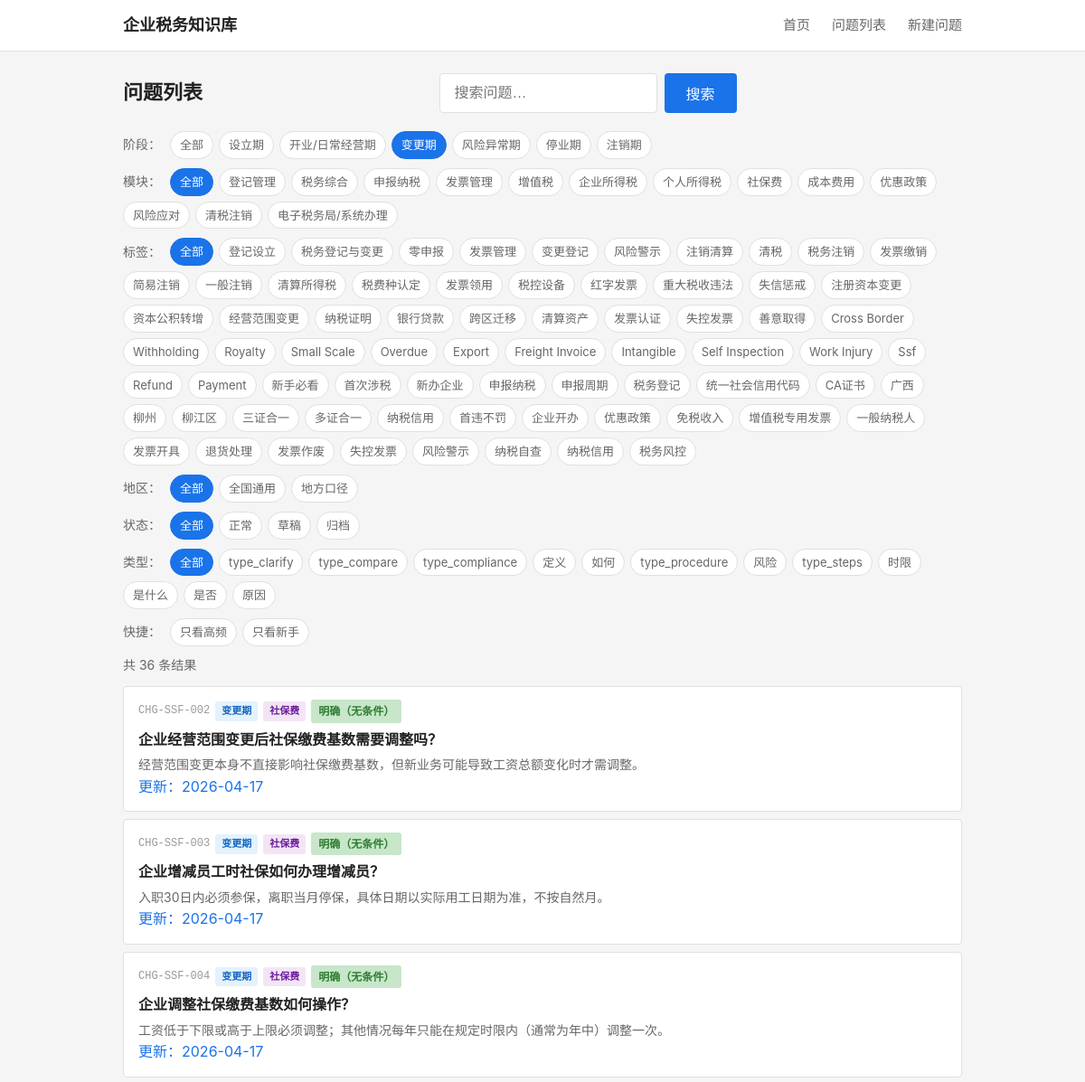
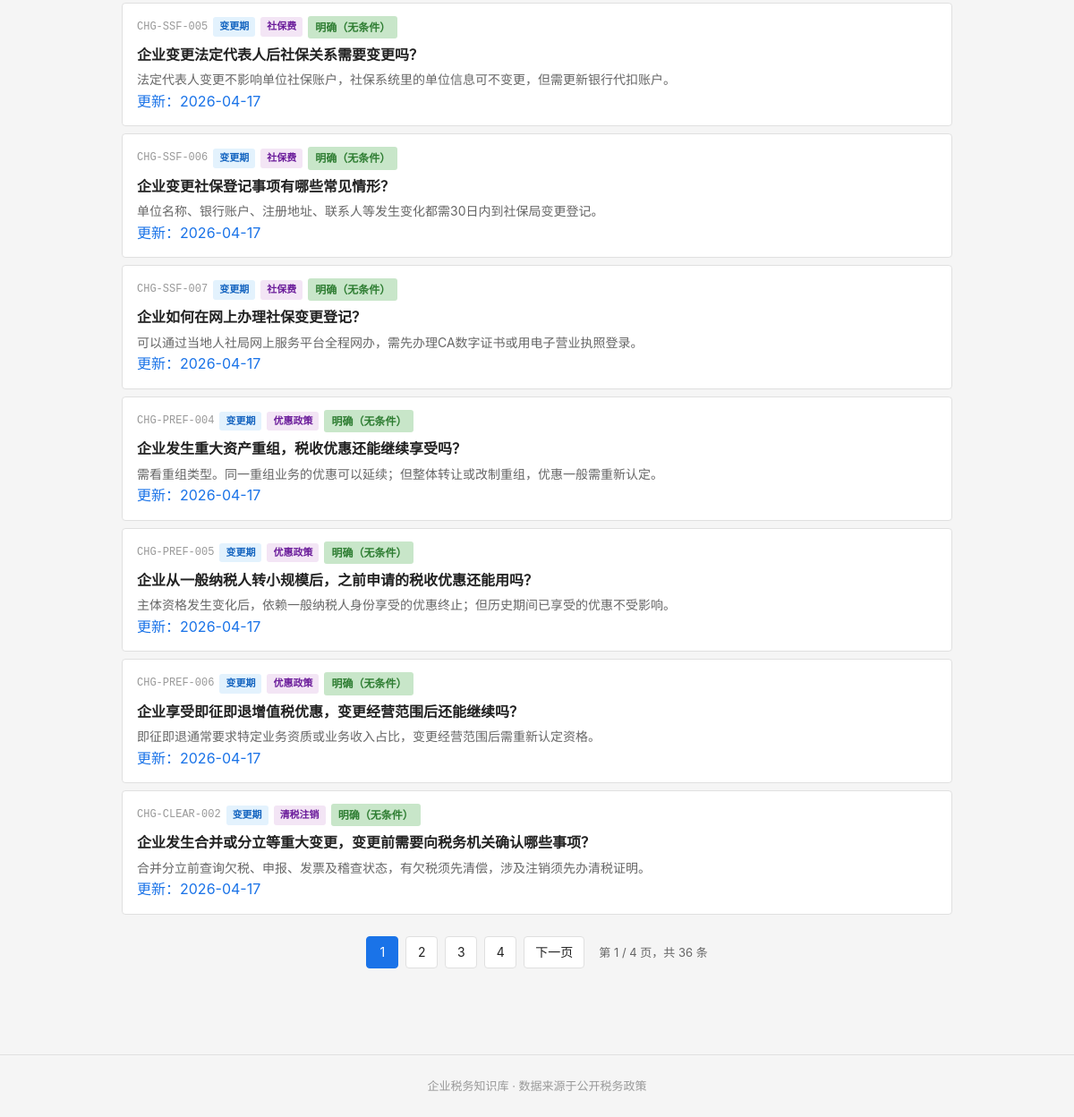
Page /questions?stage=CHG on the earlier database version (2 pictures, top to bottom).
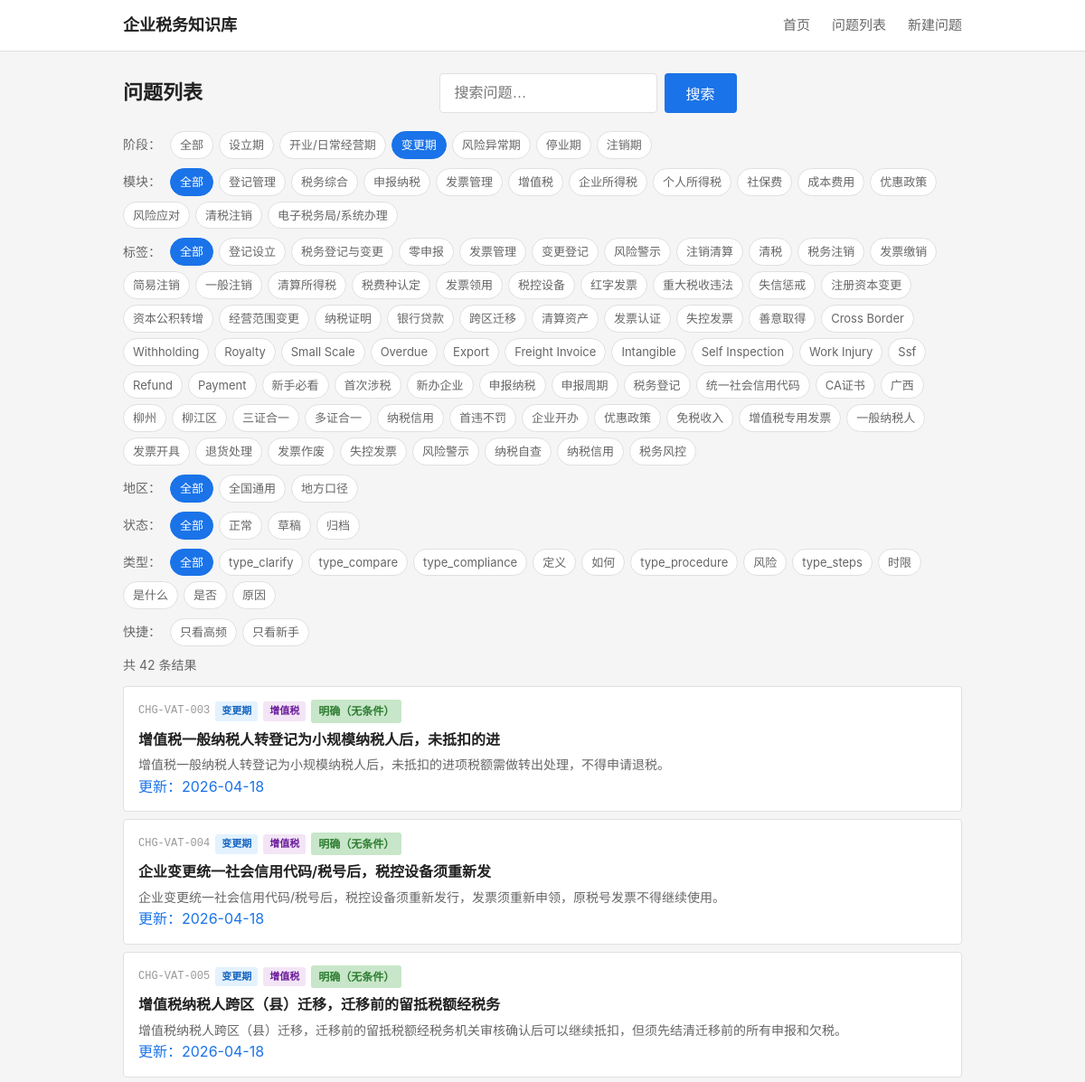
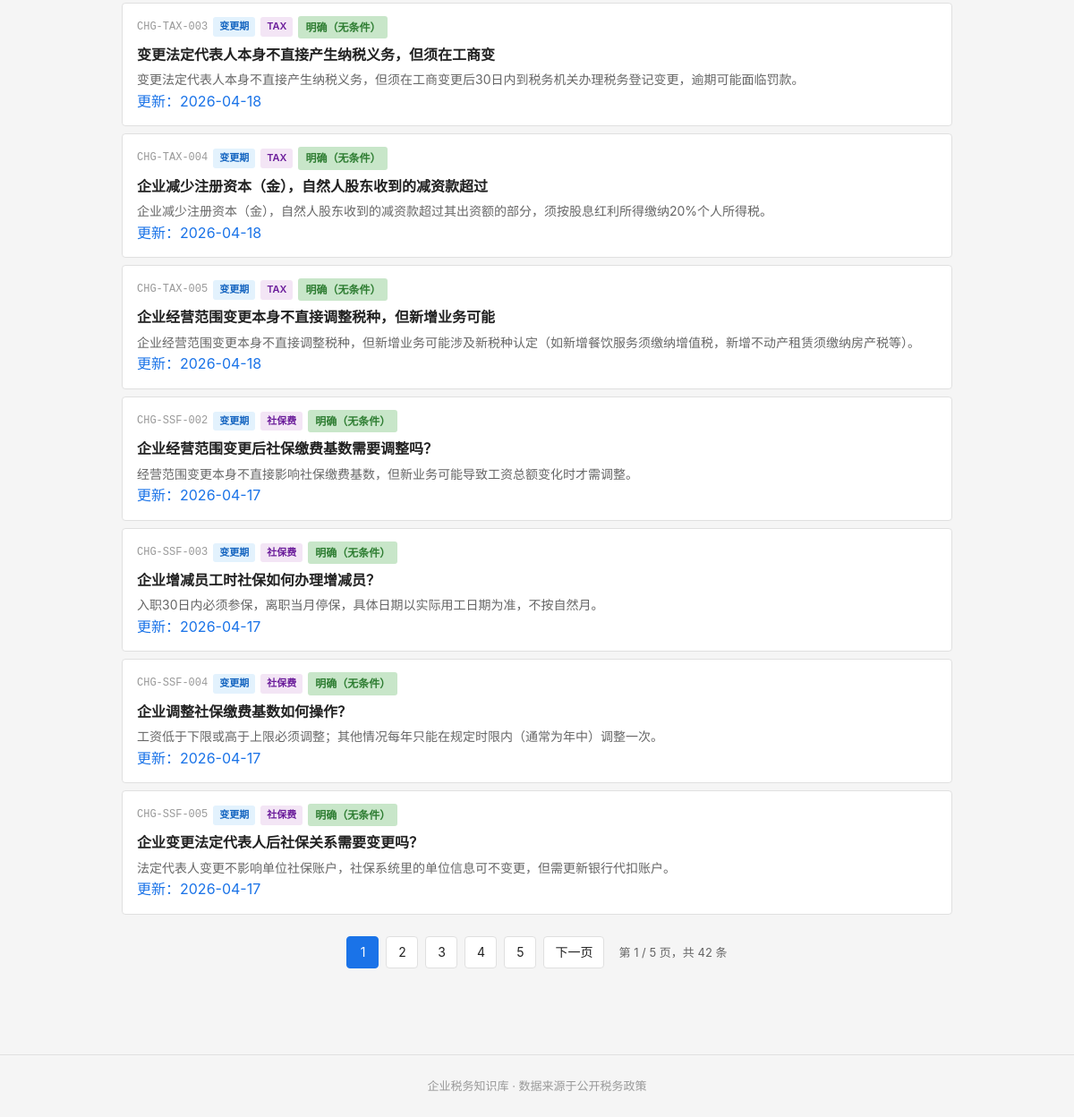
Same page on the later database version (2 pictures, top to bottom).
### tables this page shows
CREATE TABLE tag_dict (
    id              INTEGER PRIMARY KEY AUTOINCREMENT,
    tag_code        TEXT NOT NULL UNIQUE,
    tag_name        TEXT NOT NULL,
    tag_category    TEXT,
    parent_id       INTEGER,
    display_order   INTEGER NOT NULL DEFAULT 1,
    status          TEXT NOT NULL DEFAULT 'active',

    FOREIGN KEY (parent_id) REFERENCES tag_dict(id) ON DELETE SET NULL
);

CREATE TABLE question_master (
    id              INTEGER PRIMARY KEY AUTOINCREMENT,
    question_code   TEXT NOT NULL UNIQUE,
    question_title  TEXT NOT NULL,
    question_plain  TEXT NOT NULL,

    -- 分类
    stage_code      TEXT NOT NULL,
    module_code     TEXT NOT NULL,
    question_type   TEXT NOT NULL,

    -- 答案
    one_line_answer TEXT NOT NULL,
    detailed_answer TEXT,
    core_definition TEXT,

    -- 条件与边界
    applicable_conditions TEXT,
    exceptions_boundary   TEXT,

    -- 实务
    practical_steps TEXT,
    risk_warning    TEXT,

    -- 适用范围
    scope_level     TEXT NOT NULL DEFAULT 'scope_national',
    local_region    TEXT,

    -- 确定性
    answer_certainty TEXT NOT NULL DEFAULT 'certain_clear',

    -- 元数据
    keywords        TEXT,
    high_frequency_flag INTEGER NOT NULL DEFAULT 0,
    newbie_flag     INTEGER NOT NULL DEFAULT 0,

    -- 版本管理
    status          TEXT NOT NULL DEFAULT 'draft',
    version_no      INTEGER NOT NULL DEFAULT 1,

    -- 审计字段
    created_at      TEXT NOT NULL DEFAULT (datetime('now')),
    updated_at      TEXT NOT NULL DEFAULT (datetime('now'))
);

### backend/app.py (the view)
    @app.route('/questions')
    def questions_list():
        from services.question_service import QuestionService
        svc = QuestionService()
        stage = request.args.get('stage')
        module = request.args.get('module')
        tag = request.args.get('tag')
        qtype = request.args.get('qtype')
        page = int(request.args.get('page', 1))
        page_size = 10
        result = svc.list_questions(
            stage=stage, module=module, tag=tag,
            page=page, page_size=page_size,
            hf=request.args.get('hf'),
            newbie=request.args.get('newbie'),
            keyword=request.args.get('keyword'),
            region=request.args.get('region'),
            status=request.args.get('status'),
            qtype=qtype
        )
        stages = svc.get_stages()
        modules = svc.get_modules()
        all_tags = svc.get_all_tags()
        business_tags = [t for t in all_tags if t['tag_category'] == 'business']
        question_types = svc.get_question_types()
        keyword = request.args.get('keyword', '')
        current_region = request.args.get('region', '')
        current_status = request.args.get('status', '')
        return render_template('questions.html',
                               stages=stages, modules=modules, all_tags=all_tags,
                               business_tags=business_tags,
                               questions=result['questions'], total=result['total'],
                               page=page, page_size=page_size,
                               current_stage=stage, current_module=module, current_tag=tag,
                               keyword=keyword,
                               current_region=current_region, current_status=current_status,
                               question_types=question_types, current_qtype=qtype)

### backend/services/question_service.py (called while the page is built)
    def _query(self, sql, params=None):
        conn = sqlite3.connect(self.db_path)
        conn.execute("PRAGMA foreign_keys = ON")
        conn.row_factory = sqlite3.Row
        cur = conn.cursor()
        if params:
            cur.execute(sql, params)
        else:
            cur.execute(sql)
        rows = cur.fetchall()
        conn.close()
        return [dict(r) for r in rows]

    def _query_one(self, sql, params=None):
        rows = self._query(sql, params)
        return rows[0] if rows else None

    def get_stages(self):
        return self._query("""
            SELECT tag_code, tag_name
            FROM tag_dict
            WHERE tag_category = 'stage'
            ORDER BY display_order
        """)

    def get_modules(self):
        return self._query("""
            SELECT tag_code, tag_name
            FROM tag_dict
            WHERE tag_category = 'module'
            ORDER BY display_order
        """)

    def get_all_tags(self):
        return self._query("""
            SELECT tag_code, tag_name, tag_category
            FROM tag_dict
            WHERE status = 'active'
            ORDER BY tag_category, display_order
        """)

### frontend/templates/questions.html (shortened to what the changed rows need)
{% extends "base.html" %}
{% macro certainty_label(code) %}
    {% if code == 'certain_clear' %}<span class="certainty-tag clear">明确（无条件）</span>
    {% elif code == 'certain_conditional' %}<span class="certainty-tag condition">有条件</span>
    {% elif code == 'certain_dispute' %}<span class="certainty-tag dispute">有争议</span>
    {% elif code == 'certain_practice' %}<span class="certainty-tag practice">实务做法</span>
    {% else %}<span class="certainty-tag">{{ code }}</span>{% endif %}
{% endmacro %}
{% macro filter_url(overrides) %}
{%- set qs = [] -%}
{%- if current_stage and 'stage' not in overrides %}{% set qs = qs + ['stage=' ~ current_stage] %}{% endif -%}
{%- if current_module and 'module' not in overrides %}{% set qs = qs + ['module=' ~ current_module] %}{% endif -%}
{%- if current_tag and 'tag' not in overrides %}{% set qs = qs + ['tag=' ~ current_tag] %}{% endif -%}
{%- if keyword and 'keyword' not in overrides %}{% set qs = qs + ['keyword=' ~ keyword] %}{% endif -%}
{%- if request.args.get('hf') and 'hf' not in overrides %}{% set qs = qs + ['hf=1'] %}{% endif -%}
{%- if request.args.get('newbie') and 'newbie' not in overrides %}{% set qs = qs + ['newbie=1'] %}{% endif -%}
{%- if current_region and 'region' not in overrides %}{% set qs = qs + ['region=' ~ current_region] %}{% endif -%}
{%- if current_status and 'status' not in overrides %}{% set qs = qs + ['status=' ~ current_status] %}{% endif -%}
{%- if current_qtype and 'qtype' not in overrides %}{% set qs = qs + ['qtype=' ~ current_qtype] %}{% endif -%}
{%- for k, v in overrides.items() %}{% if v %}{% set qs = qs + [k ~ '=' ~ v] %}{% endif %}{% endfor -%}
{{- '/questions' ~ ('?' ~ qs | join('&') if qs else '') -}}
{% endmacro %}
{% macro stage_label(code) %}
    {% if code == 'SET' %}设立期
    {% elif code == 'OPR' %}开业/日常经营期
    {% elif code == 'CHG' %}变更期
    {% elif code == 'RSK' %}风险异常期
    {% elif code == 'SUS' %}停业期
    {% elif code == 'CLS' %}注销期
    {% else %}{{ code }}{% endif %}
{% endmacro %}
{% macro module_label(code) %}
    {% if code == 'REG' %}登记管理
    {% elif code == 'DEC' %}申报纳税
    {% elif code == 'INV' %}发票管理
    {% elif code == 'VAT' %}增值税
    {% elif code == 'CIT' %}企业所得税
    {% elif code == 'IIT' %}个人所得税
    {% elif code == 'SSF' %}社保费
    {% elif code == 'FEE' %}成本费用
    {% elif code == 'PREF' %}优惠政策
    {% elif code == 'RISK' %}风险管控
    {% elif code == 'CLEAR' %}清税注销
    {% elif code == 'ETAX' %}电子税务局/系统办理
    {% else %}{{ code }}{% endif %}
{% endmacro %}
{% macro question_type_label(code) %}
    {% if code == 'type_why' %}原因
    {% elif code == 'type_whether' %}是否
    {% elif code == 'type_how' %}如何
    {% elif code == 'type_what' %}是什么
    {% elif code == 'type_define' %}定义
    {% elif code == 'type_time' %}时限
    {% elif code == 'type_risk' %}风险
    {% else %}{{ code }}{% endif %}
{% endmacro %}
{% block main %}
<div class="page-header">
    <h1>问题列表</h1>
    <form action="/questions" method="get" class="search-form">
    </form>
</div>
<div class="filters">
    <span class="filter-label">阶段：</span>
    <a href="{{ filter_url({'stage': ''}) }}" class="filter-chip {% if not current_stage %}active{% endif %}">全部</a>
    {% for s in stages %}
    <a href="{{ filter_url({'stage': s.tag_code}) }}" class="filter-chip {% if current_stage == s.tag_code %}active{% endif %}">{{ s.tag_name }}</a>
    {% endfor %}
</div>
<div class="filters">
    <span class="filter-label">模块：</span>
    <a href="{{ filter_url({'module': ''}) }}" class="filter-chip {% if not current_module %}active{% endif %}">全部</a>
    {% for m in modules %}
    <a href="{{ filter_url({'module': m.tag_code}) }}" class="filter-chip {% if current_module == m.tag_code %}active{% endif %}">{{ m.tag_name }}</a>
    {% endfor %}
</div>
{% if business_tags %}
<div class="filters">
    <span class="filter-label">标签：</span>
    <a href="{{ filter_url({'tag': ''}) }}" class="filter-chip {% if not current_tag %}active{% endif %}">全部</a>
    {% for t in business_tags %}
    <a href="{{ filter_url({'tag': t.tag_code}) }}" class="filter-chip {% if current_tag == t.tag_code %}active{% endif %}">{{ t.tag_name }}</a>
    {% endfor %}
</div>
{% endif %}
<div class="filters">
    <span class="filter-label">地区：</span>
    <a href="{{ filter_url({'region': ''}) }}" class="filter-chip {% if not current_region %}active{% endif %}">全部</a>
    <a href="{{ filter_url({'region': 'scope_national'}) }}" class="filter-chip {% if current_region == 'scope_national' %}active{% endif %}">全国通用</a>
    <a href="{{ filter_url({'region': 'scope_local'}) }}" class="filter-chip {% if current_region == 'scope_local' %}active{% endif %}">地方口径</a>
</div>
<div class="filters">
    <span class="filter-label">状态：</span>
    <a href="{{ filter_url({'status': ''}) }}" class="filter-chip {% if not current_status %}active{% endif %}">全部</a>
    <a href="{{ filter_url({'status': 'active'}) }}" class="filter-chip {% if current_status == 'active' %}active{% endif %}">正常</a>
    <a href="{{ filter_url({'status': 'draft'}) }}" class="filter-chip {% if current_status == 'draft' %}active{% endif %}">草稿</a>
    <a href="{{ filter_url({'status': 'archived'}) }}" class="filter-chip {% if current_status == 'archived' %}active{% endif %}">归档</a>
</div>
<div class="filters">
    <span class="filter-label">类型：</span>
    <a href="{{ filter_url({'qtype': ''}) }}" class="filter-chip {% if not current_qtype %}active{% endif %}">全部</a>
    {% for t in question_types %}
    <a href="{{ filter_url({'qtype': t.type_code}) }}" class="filter-chip {% if current_qtype == t.type_code %}active{% endif %}">{{ question_type_label(t.type_code) }}</a>
    {% endfor %}
</div>
<div class="filters filters-quick">
    <span class="filter-label">快捷：</span>
    <a href="{{ filter_url({'hf': '1'}) }}" class="filter-chip {% if request.args.get('hf') == '1' %}active{% endif %}">只看高频</a>
    <a href="{{ filter_url({'newbie': '1'}) }}" class="filter-chip {% if request.args.get('newbie') == '1' %}active{% endif %}">只看新手</a>
</div>
{% if questions %}
<p class="result-count">共 {{ total }} 条结果</p>
<ul class="question-list">
    {% for q in questions %}
    <li class="question-item">
        <a href="/question/{{ q.question_code }}" class="question-link">
            <div class="q-meta">
                <span class="q-code">{{ q.question_code }}</span>
                <span class="q-badge stage">{{ stage_label(q.stage_code) }}</span>
                <span class="q-badge module">{{ module_label(q.module_code) }}</span>
                {{ certainty_label(q.answer_certainty) }}
            </div>
            {% if keyword %}
            <div class="q-title">{{ q.question_plain | replace(keyword, '<mark>' ~ keyword ~ '</mark>') | safe }}</div>
            <div class="q-answer">{{ q.one_line_answer | replace(keyword, '<mark>' ~ keyword ~ '</mark>') | safe }}</div>
            {% else %}
            <div class="q-title">{{ q.question_plain }}</div>
            <div class="q-answer">{{ q.one_line_answer }}</div>
            {% endif %}
            {% if q.updated_at %}<div class="q-updated">更新：{{ q.updated_at[:10] }}</div>{% endif %}
        </a>
    </li>
    {% endfor %}
</ul>
{% if total > page_size %}
{% set total_pages = ((total - 1) // page_size) + 1 %}
{% set base_url = '/questions?' ~ 'stage=' ~ (current_stage or '') ~ '&module=' ~ (current_module or '') ~ '&tag=' ~ (current_tag or '') ~ '&keyword=' ~ keyword ~ '&region=' ~ current_region ~ '&status=' ~ current_status ~ '&qtype=' ~ (current_qtype or '') %}
<div class="pagination">
    {% set start = [1, page - 3] | max %}
    {% set end = [total_pages, page + 3] | min %}
    {% for p in range(start, end + 1) %}
    <a href="{{ base_url }}&page={{ p }}" class="page-btn page-num {% if p == page %}active{% endif %}">{{ p }}</a>
    {% endfor %}
    {% if end < total_pages %}
    <a href="{{ base_url }}&page={{ total_pages }}" class="page-btn page-num">{{ total_pages }}</a>
    {% endif %}
    {% if page * page_size < total %}
    <a href="{{ base_url }}&page={{ page+1 }}" class="page-btn">下一页</a>
    {% endif %}
    <span class="page-info">第 {{ page }} / {{ total_pages }} 页，共 {{ total }} 条</span>
</div>
{% endif %}
{% else %}
<p class="empty-state">没有找到符合条件的問題。</p>
{% endif %}
{% endblock %}

Differences in the rows shown:
no longer on this page (row unchanged): question_master: question_code "CHG-SSF-006", stage_code "变更期", module_code "社保费", answer_certainty "明确（无条件）", question_plain "企业变更社保登记事项有哪些常见情形？", one_line_answer "单位名称、银行账户、注册地址、联系人等发生变化都需30日内到社保局变更登记。", updated_at "2026-04-17"
no longer on this page (row unchanged): question_master: question_code "CHG-SSF-007", stage_code "变更期", module_code "社保费", answer_certainty "明确（无条件）", question_plain "企业如何在网上办理社保变更登记？", one_line_answer "可以通过当地人社局网上服务平台全程网办，需先办理CA数字证书或用电子营业执照登录。", updated_at "2026-04-17"
no longer on this page (row unchanged): question_master: question_code "CHG-PREF-004", stage_code "变更期", module_code "优惠政策", answer_certainty "明确（无条件）", question_plain "企业发生重大资产重组，税收优惠还能继续享受吗？", one_line_answer "需看重组类型。同一重组业务的优惠可以延续；但整体转让或改制重组，优惠一般需重新认定。", updated_at "2026-04-17"
no longer on this page (row unchanged): question_master: question_code "CHG-PREF-005", stage_code "变更期", module_code "优惠政策", answer_certainty "明确（无条件）", question_plain "企业从一般纳税人转小规模后，之前申请的税收优惠还能用吗？", one_line_answer "主体资格发生变化后，依赖一般纳税人身份享受的优惠终止；但历史期间已享受的优惠不受影响。", updated_at "2026-04-17"
no longer on this page (row unchanged): question_master: question_code "CHG-PREF-006", stage_code "变更期", module_code "优惠政策", answer_certainty "明确（无条件）", question_plain "企业享受即征即退增值税优惠，变更经营范围后还能继续吗？", one_line_answer "即征即退通常要求特定业务资质或业务收入占比，变更经营范围后需重新认定资格。", updated_at "2026-04-17"
no longer on this page (row unchanged): question_master: question_code "CHG-CLEAR-002", stage_code "变更期", module_code "清税注销", answer_certainty "明确（无条件）", question_plain "企业发生合并或分立等重大变更，变更前需要向税务机关确认哪些事项？", one_line_answer "合并分立前查询欠税、申报、发票及稽查状态，有欠税须先清偿，涉及注销须先办清税证明。", updated_at "2026-04-17"
added question_master: question_code "CHG-VAT-003", stage_code "变更期", module_code "增值税", answer_certainty "明确（无条件）", question_plain "增值税一般纳税人转登记为小规模纳税人后，未抵扣的进", one_line_answer "增值税一般纳税人转登记为小规模纳税人后，未抵扣的进项税额需做转出处理，不得申请退税。", updated_at "2026-04-18"
added question_master: question_code "CHG-VAT-004", stage_code "变更期", module_code "增值税", answer_certainty "明确（无条件）", question_plain "企业变更统一社会信用代码/税号后，税控设备须重新发", one_line_answer "企业变更统一社会信用代码/税号后，税控设备须重新发行，发票须重新申领，原税号发票不得继续使用。", updated_at "2026-04-18"
added question_master: question_code "CHG-VAT-005", stage_code "变更期", module_code "增值税", answer_certainty "明确（无条件）", question_plain "增值税纳税人跨区（县）迁移，迁移前的留抵税额经税务", one_line_answer "增值税纳税人跨区（县）迁移，迁移前的留抵税额经税务机关审核确认后可以继续抵扣，但须先结清迁移前的所有申报和欠税。", updated_at "2026-04-18"
added question_master: question_code "CHG-TAX-003", stage_code "变更期", module_code "TAX", answer_certainty "明确（无条件）", question_plain "变更法定代表人本身不直接产生纳税义务，但须在工商变", one_line_answer "变更法定代表人本身不直接产生纳税义务，但须在工商变更后30日内到税务机关办理税务登记变更，逾期可能面临罚款。", updated_at "2026-04-18"
added question_master: question_code "CHG-TAX-004", stage_code "变更期", module_code "TAX", answer_certainty "明确（无条件）", question_plain "企业减少注册资本（金），自然人股东收到的减资款超过", one_line_answer "企业减少注册资本（金），自然人股东收到的减资款超过其出资额的部分，须按股息红利所得缴纳20%个人所得税。", updated_at "2026-04-18"
added question_master: question_code "CHG-TAX-005", stage_code "变更期", module_code "TAX", answer_certainty "明确（无条件）", question_plain "企业经营范围变更本身不直接调整税种，但新增业务可能", one_line_answer "企业经营范围变更本身不直接调整税种，但新增业务可能涉及新税种认定（如新增餐饮服务须缴纳增值税，新增不动产租赁须缴纳房产税等）。", updated_at "2026-04-18"
Other differences:
{{ total }}: "36" → "42"
{{ total_pages }}: (not shown) → "5"
{{ total_pages }}: "4" → "5"
